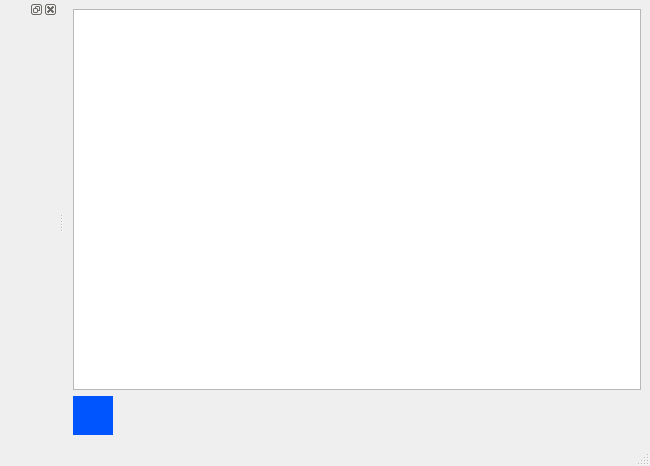
<?xml version="1.0" encoding="UTF-8"?>
<ui version="4.0">
 <class>MainWindow</class>
 <widget class="QMainWindow" name="MainWindow">
  <property name="geometry">
   <rect>
    <x>0</x>
    <y>0</y>
    <width>650</width>
    <height>466</height>
   </rect>
  </property>
  <property name="windowTitle">
   <string>ToooDo</string>
  </property>
  <property name="tabShape">
   <enum>QTabWidget::TabShape::Triangular</enum>
  </property>
  <widget class="QWidget" name="centralwidget">
   <layout class="QVBoxLayout" name="verticalLayout">
    <item>
     <widget class="QListWidget" name="taskList"/>
    </item>
    <item>
     <widget class="QToolButton" name="addButton">
      <property name="toolTip">
       <string>Add New</string>
      </property>
      <property name="toolTipDuration">
       <number>2</number>
      </property>
      <property name="layoutDirection">
       <enum>Qt::LayoutDirection::LeftToRight</enum>
      </property>
      <property name="autoFillBackground">
       <bool>false</bool>
      </property>
      <property name="styleSheet">
       <string notr="true">background-color: rgb(0, 85, 255);</string>
      </property>
      <property name="text">
       <string notr="true"/>
      </property>
      <property name="icon">
       <iconset theme="QIcon::ThemeIcon::ContactNew"/>
      </property>
      <property name="iconSize">
       <size>
        <width>32</width>
        <height>32</height>
       </size>
      </property>
      <property name="shortcut">
       <string>Ctrl+N</string>
      </property>
      <property name="checkable">
       <bool>false</bool>
      </property>
      <property name="popupMode">
       <enum>QToolButton::ToolButtonPopupMode::DelayedPopup</enum>
      </property>
      <property name="autoRaise">
       <bool>true</bool>
      </property>
      <property name="arrowType">
       <enum>Qt::ArrowType::NoArrow</enum>
      </property>
     </widget>
    </item>
   </layout>
  </widget>
  <widget class="QMenuBar" name="menubar">
   <property name="geometry">
    <rect>
     <x>0</x>
     <y>0</y>
     <width>650</width>
     <height>30</height>
    </rect>
   </property>
  </widget>
  <widget class="QStatusBar" name="statusbar"/>
  <widget class="QDockWidget" name="dockWidget">
   <attribute name="dockWidgetArea">
    <number>1</number>
   </attribute>
   <widget class="QWidget" name="dockWidgetContents">
    <layout class="QVBoxLayout" name="verticalLayout_2"/>
   </widget>
  </widget>
 </widget>
 <tabstops>
  <tabstop>taskList</tabstop>
 </tabstops>
 <resources/>
 <connections/>
</ui>
